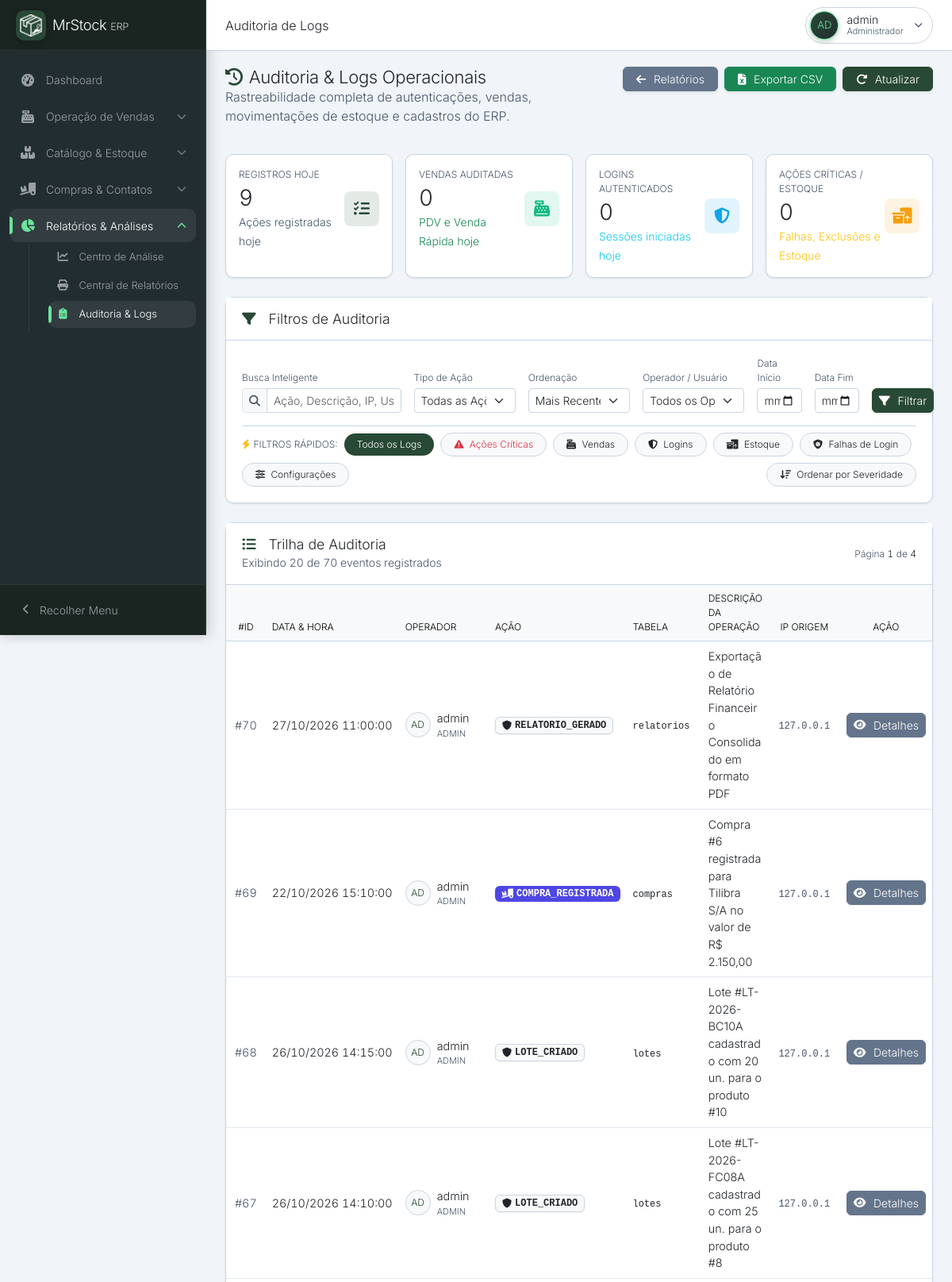
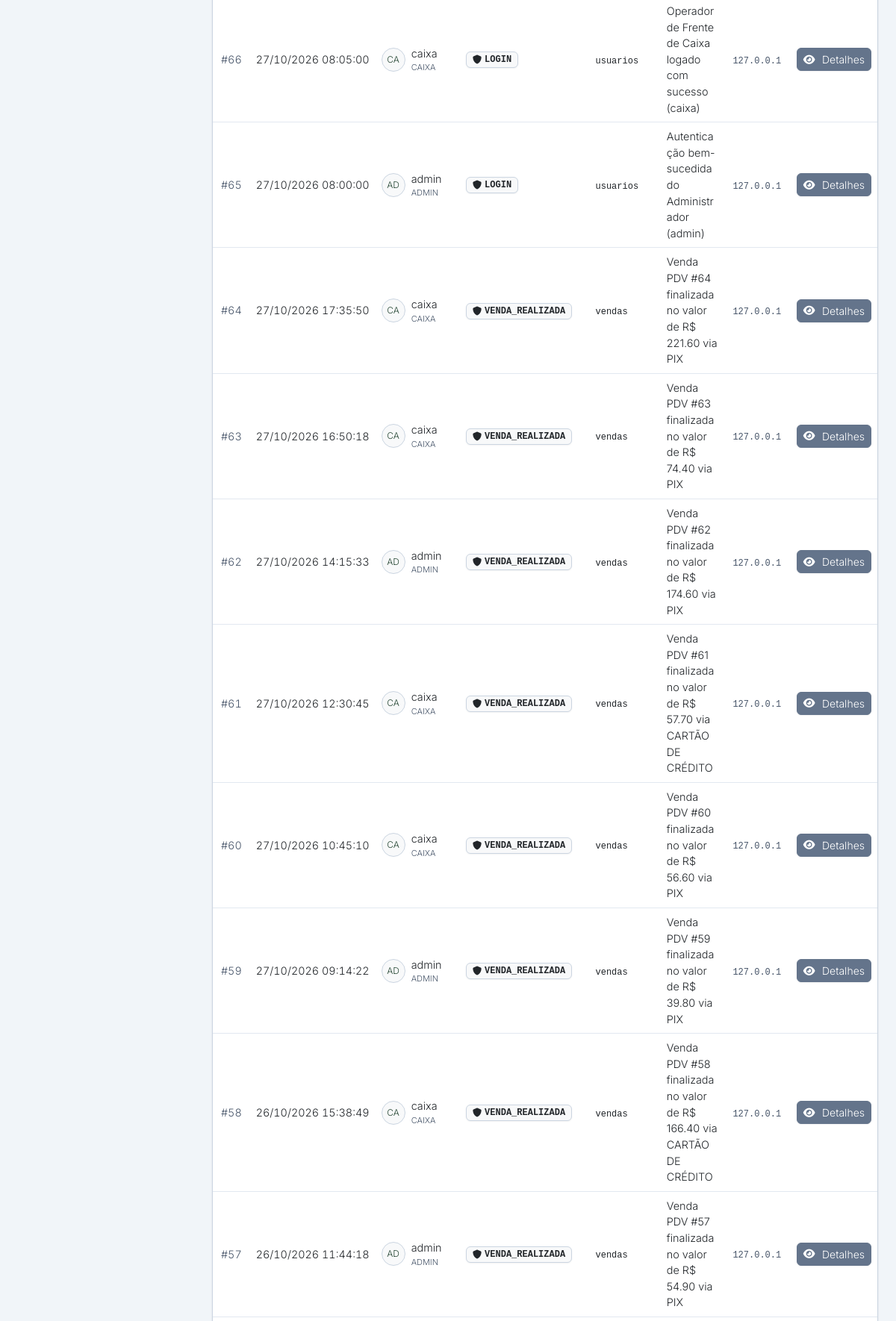
Page /relatorios/logs.php (signed in, upper part) on the committed database (2 pictures, top to bottom).
### tables this page shows
CREATE TABLE `logs` (
  `id` int(11) NOT NULL AUTO_INCREMENT,
  `usuario_id` int(11) NOT NULL,
  `acao` varchar(100) NOT NULL,
  `descricao` text DEFAULT NULL,
  `tabela_afetada` varchar(100) DEFAULT NULL,
  `ip_usuario` varchar(45) DEFAULT NULL,
  `data_log` datetime DEFAULT current_timestamp(),
  PRIMARY KEY (`id`),
  KEY `usuario_id` (`usuario_id`),
  KEY `idx_logs_data_log` (`data_log`),
  KEY `idx_logs_acao` (`acao`),
  KEY `idx_logs_tabela` (`tabela_afetada`),
  CONSTRAINT `logs_ibfk_1` FOREIGN KEY (`usuario_id`) REFERENCES `usuarios` (`id`)
);

### relatorios/logs.php (the view, shortened to what the rows shown need)
<?php
$activePage = 'logs';
require_once __DIR__ . '/../inc/database.php';
$ordem         = trim($_GET['ordem'] ?? 'recente');
$pagina        = max(1, filter_var($_GET['pagina'] ?? 1, FILTER_VALIDATE_INT) ?: 1);
$itensPorPag   = 20;
$whereClauses = ["1=1"];
$params       = [];
$whereSql = implode(' AND ', $whereClauses);
if ($ordem === 'severidade') {
    $orderBySql = "
        CASE
            WHEN l.acao IN ('FALHA_LOGIN', 'PRODUTO_EXCLUIDO') THEN 1
            WHEN l.acao IN ('AJUSTE_ESTOQUE', 'CONFIGURACAO_ALTERADA') THEN 2
            WHEN l.acao IN ('VENDA_PDV', 'VENDA_RAPIDA', 'COMPRA_REGISTRADA') THEN 3
            WHEN l.acao IN ('LOGIN_SUCESSO', 'LOGOUT') THEN 4
            ELSE 5
        END ASC,
        l.id DESC
    ";
} else {
    $orderBySql = "l.id DESC";
}
$offset = ($pagina - 1) * $itensPorPag;
$sqlLogs = "
    SELECT l.id, l.usuario_id, l.acao, l.descricao, l.tabela_afetada, l.ip_usuario, l.data_log,
           COALESCE(u.username, 'Sistema/Excluído') AS username,
           COALESCE(u.perfil, 'sistema') AS perfil
    FROM logs l
    LEFT JOIN usuarios u ON l.usuario_id = u.id
    WHERE {$whereSql}
    ORDER BY {$orderBySql}
    LIMIT {$itensPorPag} OFFSET {$offset}
";
$stmtLogs = $pdo->prepare($sqlLogs);
$stmtLogs->execute($params);
$logs = $stmtLogs->fetchAll(PDO::FETCH_ASSOC);
require_once __DIR__ . '/../inc/header.php';
?>
<div class="content-header d-flex justify-content-between align-items-start mb-3 gap-3">
    <div>
        <h2 class="fw-bold text-dark m-0">
            <i class="fa-solid fa-clock-rotate-left text-primary me-2"></i>Auditoria & Logs Operacionais
        </h2>
    </div>
</div>
<div class="content-body">
    <div class="so-card">
        <div class="so-card-body p-0">
            <?php if (empty($logs)): ?>
                <div class="p-4">
                    <?= render_empty_state('Nenhum log encontrado', 'Nenhum registro de auditoria corresponde aos critérios de busca selecionados.', BASE_URL . '/relatorios/logs.php') ?>
                </div>
            <?php else: ?>
                <div class="table-responsive">
                    <table class="table table-hover align-middle mb-0" style="font-size: 0.9rem;">
                        <thead class="table-light text-uppercase text-xs fw-bold text-muted border-bottom">
                            <tr>
                                <th style="width: 70px;" class="text-center">#ID</th>
                                <th style="width: 150px;">Data & Hora</th>
                                <th style="width: 170px;">Operador</th>
                                <th style="width: 160px;">Ação</th>
                                <th style="width: 120px;">Tabela</th>
                                <th>Descrição da Operação</th>
                                <th style="width: 120px;" class="text-center">IP Origem</th>
                                <th style="width: 100px;" class="text-center">Ação</th>
                            </tr>
                        </thead>
                        <tbody>
                            <?php foreach ($logs as $log):
                                $badgeInfo = $getBadgeAcao($log['acao']);
                                $dt = !empty($log['data_log']) ? date('d/m/Y H:i:s', strtotime($log['data_log'])) : '-';
                                $logJson = htmlspecialchars(json_encode([
                                    'id'          => (int)$log['id'],
                                    'data_hora'   => $dt,
                                    'username'    => $log['username'],
                                    'perfil'      => $log['perfil'],
                                    'acao'        => $log['acao'],
                                    'acao_label'  => $badgeInfo['label'],
                                    'badge_class' => $badgeInfo['class'],
                                    'badge_icon'  => $badgeInfo['icon'],
                                    'tabela'      => $log['tabela_afetada'] ?? 'N/A',
                                    'descricao'   => $log['descricao'] ?? '',
                                    'ip'          => $log['ip_usuario'] ?? '127.0.0.1',
                                    'avatar'      => strtoupper(substr($log['username'], 0, 2))
                                ], JSON_HEX_TAG | JSON_HEX_APOS | JSON_HEX_QUOT | JSON_HEX_AMP), ENT_QUOTES, 'UTF-8');
                            ?>
                                <tr>
                                    <td class="text-center text-muted fw-bold tabular-nums">
                                        #<?= (int)$log['id'] ?>
                                    </td>
                                    <td class="text-nowrap tabular-nums text-dark">
                                        <?= $dt ?>
                                    </td>
                                    <td>
                                        <div class="d-flex align-items-center gap-2">
                                            <div class="avatar-circle bg-light border text-primary">
                                                <?= strtoupper(substr($log['username'], 0, 2)) ?>
                                            </div>
                                            <div>
                                                <strong class="text-dark d-block text-truncate" style="max-width: 120px;"><?= htmlspecialchars($log['username'], ENT_QUOTES, 'UTF-8') ?></strong>
                                                <small class="text-muted text-xxs text-uppercase fw-semibold d-block"><?= htmlspecialchars($log['perfil'], ENT_QUOTES, 'UTF-8') ?></small>
                                            </div>
                                        </div>
                                    </td>
                                    <td>
                                        <span class="badge <?= $badgeInfo['class'] ?> d-inline-flex align-items-center gap-1 px-2 py-1 font-monospace text-xs shadow-xs">
                                            <i class="<?= $badgeInfo['icon'] ?>"></i>
                                            <?= htmlspecialchars($log['acao'], ENT_QUOTES, 'UTF-8') ?>
                                        </span>
                                    </td>
                                    <td>
                                        <?php if (!empty($log['tabela_afetada'])): ?>
                                            <span class="font-monospace text-dark text-xs"><?= htmlspecialchars($log['tabela_afetada'], ENT_QUOTES, 'UTF-8') ?></span>
                                        <?php else: ?>
                                            <span class="text-muted text-xs">—</span>
                                        <?php endif; ?>
                                    </td>
                                    <td class="text-break">
                                        <span class="text-dark fw-normal text-break"><?= htmlspecialchars($log['descricao'] ?? '', ENT_QUOTES, 'UTF-8') ?></span>
                                    </td>
                                    <td class="text-center">
                                        <span class="font-monospace text-muted text-xs tabular-nums"><?= htmlspecialchars($log['ip_usuario'] ?? '127.0.0.1', ENT_QUOTES, 'UTF-8') ?></span>
                                    </td>
                                    <td class="text-center">
                                        <button type="button"
                                                class="btn btn-sm btn-secondary text-white shadow-xs px-2 py-1"
                                                data-log='<?= $logJson ?>'
                                                onclick="abrirDetalhesLog(this)"
                                                title="Inspecionar detalhes profundos deste log"
                                                aria-label="Ver detalhes do log #<?= (int)$log['id'] ?>">
                                            <i class="fa-solid fa-eye me-1"></i> Detalhes
                                        </button>
                                    </td>
                                </tr>
                            <?php endforeach; ?>
                        </tbody>
                    </table>
                </div>
            <?php endif; ?>
        </div>
    </div>
</div>
<?php require_once __DIR__ . '/../inc/footer.php'; ?>

### inc/header.php (shortened to what the rows shown need)
<?php
$_ap = $activePage ?? '';
$_bodyClasses = [];
if (($_SESSION['cfg_linhas_zebradas'] ?? '') === '1') {
    $_bodyClasses[] = 'table-striped-on';
}
$_bodyClassStr = implode(' ', $_bodyClasses);
?>
<!DOCTYPE html>
<html lang="pt-BR">
<head>
    <link href="<?= BASE_URL ?>/css/bootstrap.min.css?v=2.2.0" rel="stylesheet">
    <link rel="stylesheet" href="<?= BASE_URL ?>/css/all.min.css?v=2.2.0">
    <link rel="stylesheet" href="<?= BASE_URL ?>/css/inter.css?v=2.2.0">
    <link rel="stylesheet" href="<?= BASE_URL ?>/css/style.min.css?v=2.2.5">
</head>
<body class="<?= $_bodyClassStr ?>">
    <aside class="so-sidebar" id="soSidebar">
        <nav class="so-nav">
            <ul class="so-nav__list">
                <?php foreach ($_menuGroups as $group): ?>
                    <?php
                    if ($group['type'] === 'link'):
                    ?>
                        <li class="so-nav__item">
                            <a href="<?= $group['href'] ?>"
                               class="so-link <?= $group['active'] ? 'is-active' : '' ?>"
                               title="<?= $group['title'] ?>"
                               data-tooltip="<?= $group['title'] ?>">
                                <i class="<?= $group['icon'] ?>"></i>
                                <span class="so-label"><?= $group['title'] ?></span>
                            </a>
                        </li>
                    <?php
                    elseif ($group['type'] === 'group'):
                        $visibleItems = [];
                        foreach ($group['items'] as $it) {
                            $visibleItems[] = $it;
                        }
                    ?>
                        <li class="so-nav__item <?= $group['active'] ? 'is-open' : '' ?>" id="<?= $group['id'] ?>">
                            <button type="button"
                                    class="so-link <?= $group['active'] ? 'is-active' : '' ?>"
                                    data-accordion-toggle
                                    title="<?= $group['title'] ?>"
                                    data-tooltip="<?= $group['title'] ?>"
                                    aria-expanded="<?= $group['active'] ? 'true' : 'false' ?>">
                                <i class="<?= $group['icon'] ?>"></i>
                                <span class="so-label"><?= $group['title'] ?></span>
                                <i class="fa-solid fa-chevron-down so-caret"></i>
                            </button>
                            <ul class="so-submenu">
                                <?php foreach ($visibleItems as $item): ?>
                                <li>
                                    <a href="<?= $item['href'] ?>"
                                       class="so-link <?= $_ap === $item['id'] ? 'is-active' : '' ?>"
                                       title="<?= $item['label'] ?>"
                                       data-tooltip="<?= $item['label'] ?>">
                                        <i class="<?= $item['icon'] ?>"></i>
                                        <span class="so-label"><?= $item['label'] ?></span>
                                    </a>
                                </li>
                                <?php endforeach; ?>
                            </ul>
                        </li>
                    <?php endif; ?>
                <?php endforeach; ?>
            </ul>
        </nav>
    </aside>
    <div class="main-panel">
        <main class="main-content flex-grow-1" role="main" id="mainContent" tabindex="-1">

### rows in the picture
logs: label "Central de Relatórios", id "70", data_log "27/10/2026 11:00:00", username "AD", username "admin", perfil "ADMIN", acao "RELATORIO_GERADO", tabela_afetada "relatorios", descricao "Exportação de Relatório Financeiro Consolidado em formato PDF", ip_usuario "127.0.0.1"
logs: id "69", data_log "22/10/2026 15:10:00", username "AD", username "admin", perfil "ADMIN", acao "COMPRA_REGISTRADA", tabela_afetada "compras", descricao "Compra #6 registrada para Tilibra S/A no valor de R$ 2.150,00", ip_usuario "127.0.0.1"
logs: id "68", data_log "26/10/2026 14:15:00", username "AD", username "admin", perfil "ADMIN", acao "LOTE_CRIADO", tabela_afetada "lotes", descricao "Lote #LT-2026-BC10A cadastrado com 20 un. para o produto #10", ip_usuario "127.0.0.1"
logs: id "67", data_log "26/10/2026 14:10:00", username "AD", username "admin", perfil "ADMIN", acao "LOTE_CRIADO", tabela_afetada "lotes", descricao "Lote #LT-2026-FC08A cadastrado com 25 un. para o produto #8", ip_usuario "127.0.0.1"
logs: id "66", data_log "27/10/2026 08:05:00", username "CA", username "caixa", perfil "CAIXA", acao "LOGIN", tabela_afetada "usuarios", descricao "Operador de Frente de Caixa logado com sucesso (caixa)", ip_usuario "127.0.0.1"
logs: id "65", data_log "27/10/2026 08:00:00", username "AD", username "admin", perfil "ADMIN", acao "LOGIN", tabela_afetada "usuarios", descricao "Autenticação bem-sucedida do Administrador (admin)", ip_usuario "127.0.0.1"
logs: id "64", data_log "27/10/2026 17:35:50", username "CA", username "caixa", perfil "CAIXA", acao "VENDA_REALIZADA", tabela_afetada "vendas", descricao "Venda PDV #64 finalizada no valor de R$ 221.60 via PIX", ip_usuario "127.0.0.1"
logs: id "63", data_log "27/10/2026 16:50:18", username "CA", username "caixa", perfil "CAIXA", acao "VENDA_REALIZADA", tabela_afetada "vendas", descricao "Venda PDV #63 finalizada no valor de R$ 74.40 via PIX", ip_usuario "127.0.0.1"
logs: id "62", data_log "27/10/2026 14:15:33", username "AD", username "admin", perfil "ADMIN", acao "VENDA_REALIZADA", tabela_afetada "vendas", descricao "Venda PDV #62 finalizada no valor de R$ 174.60 via PIX", ip_usuario "127.0.0.1"
logs: id "61", data_log "27/10/2026 12:30:45", username "CA", username "caixa", perfil "CAIXA", acao "VENDA_REALIZADA", tabela_afetada "vendas", descricao "Venda PDV #61 finalizada no valor de R$ 57.70 via CARTÃO DE CRÉDITO", ip_usuario "127.0.0.1"
logs: id "60", data_log "27/10/2026 10:45:10", username "CA", username "caixa", perfil "CAIXA", acao "VENDA_REALIZADA", tabela_afetada "vendas", descricao "Venda PDV #60 finalizada no valor de R$ 56.60 via PIX", ip_usuario "127.0.0.1"
logs: id "59", data_log "27/10/2026 09:14:22", username "AD", username "admin", perfil "ADMIN", acao "VENDA_REALIZADA", tabela_afetada "vendas", descricao "Venda PDV #59 finalizada no valor de R$ 39.80 via PIX", ip_usuario "127.0.0.1"
logs: id "58", data_log "26/10/2026 15:38:49", username "CA", username "caixa", perfil "CAIXA", acao "VENDA_REALIZADA", tabela_afetada "vendas", descricao "Venda PDV #58 finalizada no valor de R$ 166.40 via CARTÃO DE CRÉDITO", ip_usuario "127.0.0.1"
logs: id "57", data_log "26/10/2026 11:44:18", username "AD", username "admin", perfil "ADMIN", acao "VENDA_REALIZADA", tabela_afetada "vendas", descricao "Venda PDV #57 finalizada no valor de R$ 54.90 via PIX", ip_usuario "127.0.0.1"

### other values in the picture
$group['title'] "Dashboard"
$group['title'] "Operação de Vendas"
$group['title'] "Catálogo & Estoque"
$group['title'] "Compras & Contatos"
$group['title'] "Relatórios & Análises"
$item['label'] "Centro de Análise"
$item['label'] "Auditoria & Logs"
$_pageTitleClean "Auditoria de Logs"
$_uInitials "AD"
$_uName "admin"
$_uLabel "Administrador"
$kpiTotalHoje "9"
$kpiVendasHoje "0"
$kpiLoginsHoje "0"
$kpiAjustesHoje "0"
